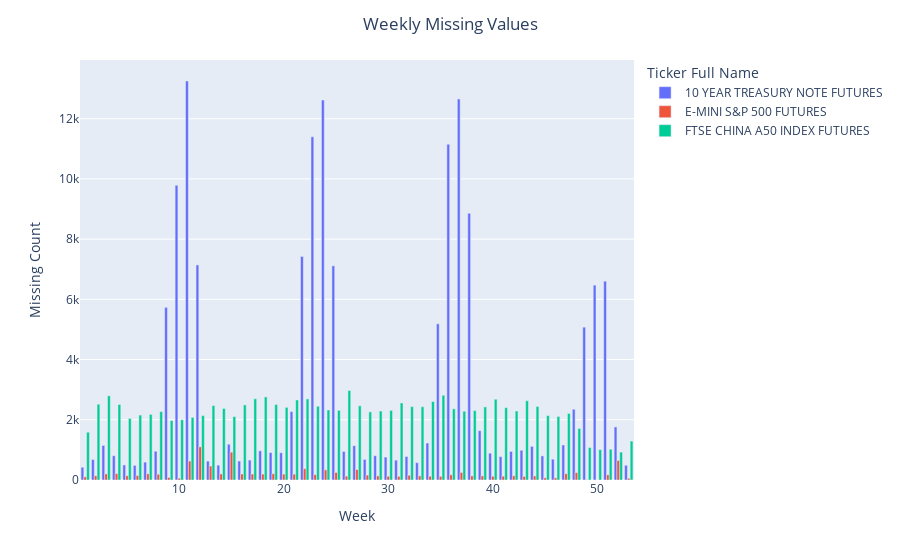

The cell this chart's notebook holds for it:
### Markdown cell above
Заметна значительная концентрация пропущенных значений по фьючерсам на трежерис в каждый третий месяц. Данный факт связан с экспирацией фьючерсов. Насколько я понимаю, связано это с низкой ликвидностью по данному инструменту, тк  месяц экспирации связан с поставкой андерлаинга и значительная часть участников рынка к месяцу экспирации фьючерсы на трежерис успели перероллить на более "длинные" фьючерсы. Стоит отдельно отметить 12ый месяц в году, где пропущенных значений в 1.5 - 2 раза меньше, чем в 3ий, 6ой и 9ый месяцы. Меньшее количество пропущенных значений связано с тем, что наши данные охватывают 23 месяца без декабря 21ого года и значительное количество пропущенных значений (в декабрь 21 года) просто не попало в датасет. Далле посмотрим на недельный срез (используем plotly, хотя графики и будут тяжелее, так как частота столбцов выше и будет удобнее определять недели).

### Code cell
missing = quotes_df.isna()
missing['week'] = quotes_df.index.week
missing = missing.groupby('week').sum()

data_melted = missing.reset_index().melt(id_vars='week', var_name='Ticker Full Name', value_name='missing_count')

fig = px.bar(data_melted, x='week', y='missing_count', color='Ticker Full Name', barmode='group')
fig.update_layout(title={'text': 'Weekly Missing Values', 'x':0.5, 'xanchor': 'center'},
                  xaxis_title='Week', yaxis_title='Missing Count', dragmode = 'select')

fig.show()

### Figure 1 — Plotly figure (JSON) as saved in the notebook; plotly's stock layout.template omitted (floating-point values rounded to 4 significant figures)
{"data": [{"alignmentgroup": "True", "hovertemplate": "Ticker Full Name=10 YEAR TREASURY NOTE FUTURES<br>week=%{x}<br>missing_count=%{y}<extra></extra>", "legendgroup": "10 YEAR TREASURY NOTE FUTURES", "marker": {"color": "#636efa", "pattern": {"shape": ""}}, "name": "10 YEAR TREASURY NOTE FUTURES", "offsetgroup": "10 YEAR TREASURY NOTE FUTURES", "orientation": "v", "showlegend": true, "textposition": "auto", "type": "bar", "x": [1, 2, 3, 4, 5, 6, 7, 8, 9, 10, 11, 12, 13, 14, 15, 16, 17, 18, 19, 20, 21, 22, 23, 24, 25, 26, 27, 28, 29, 30, 31, 32, 33, 34, 35, 36, 37, 38, 39, 40, 41, 42, 43, 44, 45, 46, 47, 48, 49, 50, 51, 52, 53], "xaxis": "x", "y": [424, 679, 1148, 806, 500, 485, 594, 955, 5734, 9789, 13252, 7143, 627, 493, 1188, 630, 663, 969, 910, 905, 2273, 7425, 11398, 12620, 7113, 948, 1139, 683, 806, 763, 659, 781, 575, 1228, 5187, 11151, 12657, 8856, 1638, 891, 775, 949, 988, 1117, 800, 691, 1163, 2350, 5076, 6473, 6603, 1762, 489], "yaxis": "y"}, {"alignmentgroup": "True", "hovertemplate": "Ticker Full Name=E-MINI S&P 500 FUTURES<br>week=%{x}<br>missing_count=%{y}<extra></extra>", "legendgroup": "E-MINI S&P 500 FUTURES", "marker": {"color": "#EF553B", "pattern": {"shape": ""}}, "name": "E-MINI S&P 500 FUTURES", "offsetgroup": "E-MINI S&P 500 FUTURES", "orientation": "v", "showlegend": true, "textposition": "auto", "type": "bar", "x": [1, 2, 3, 4, 5, 6, 7, 8, 9, 10, 11, 12, 13, 14, 15, 16, 17, 18, 19, 20, 21, 22, 23, 24, 25, 26, 27, 28, 29, 30, 31, 32, 33, 34, 35, 36, 37, 38, 39, 40, 41, 42, 43, 44, 45, 46, 47, 48, 49, 50, 51, 52, 53], "xaxis": "x", "y": [104, 140, 202, 213, 142, 150, 206, 191, 85, 60, 629, 1101, 463, 202, 924, 199, 198, 196, 210, 195, 193, 375, 178, 336, 250, 130, 346, 163, 137, 124, 122, 158, 139, 124, 122, 173, 251, 137, 137, 125, 126, 140, 117, 135, 72, 72, 209, 247, 12, 3, 171, 646, 57], "yaxis": "y"}, {"alignmentgroup": "True", "hovertemplate": "Ticker Full Name=FTSE CHINA A50 INDEX FUTURES<br>week=%{x}<br>missing_count=%{y}<extra></extra>", "legendgroup": "FTSE CHINA A50 INDEX FUTURES", "marker": {"color": "#00cc96", "pattern": {"shape": ""}}, "name": "FTSE CHINA A50 INDEX FUTURES", "offsetgroup": "FTSE CHINA A50 INDEX FUTURES", "orientation": "v", "showlegend": true, "textposition": "auto", "type": "bar", "x": [1, 2, 3, 4, 5, 6, 7, 8, 9, 10, 11, 12, 13, 14, 15, 16, 17, 18, 19, 20, 21, 22, 23, 24, 25, 26, 27, 28, 29, 30, 31, 32, 33, 34, 35, 36, 37, 38, 39, 40, 41, 42, 43, 44, 45, 46, 47, 48, 49, 50, 51, 52, 53], "xaxis": "x", "y": [1587, 2516, 2796, 2508, 2045, 2156, 2180, 2270, 1975, 2001, 2079, 2139, 2470, 2374, 2105, 2494, 2699, 2759, 2506, 2413, 2658, 2693, 2449, 2326, 2313, 2972, 2464, 2262, 2291, 2310, 2559, 2438, 2433, 2606, 2815, 2364, 2283, 2305, 2428, 2683, 2403, 2291, 2633, 2441, 2139, 2111, 2211, 1711, 1078, 1009, 1022, 926, 1294], "yaxis": "y"}], "layout": {"autosize": true, "barmode": "group", "dragmode": "select", "legend": {"title": {"text": "Ticker Full Name"}, "tracegroupgap": 0}, "margin": {"t": 60}, "title": {"text": "Weekly Missing Values", "x": 0.5, "xanchor": "center"}, "xaxis": {"anchor": "y", "autorange": true, "domain": [0, 1], "range": [0.5, 53.5], "title": {"text": "Week"}, "type": "linear"}, "yaxis": {"anchor": "x", "autorange": true, "domain": [0, 1], "range": [0, 13950.0], "title": {"text": "Missing Count"}, "type": "linear"}}}
